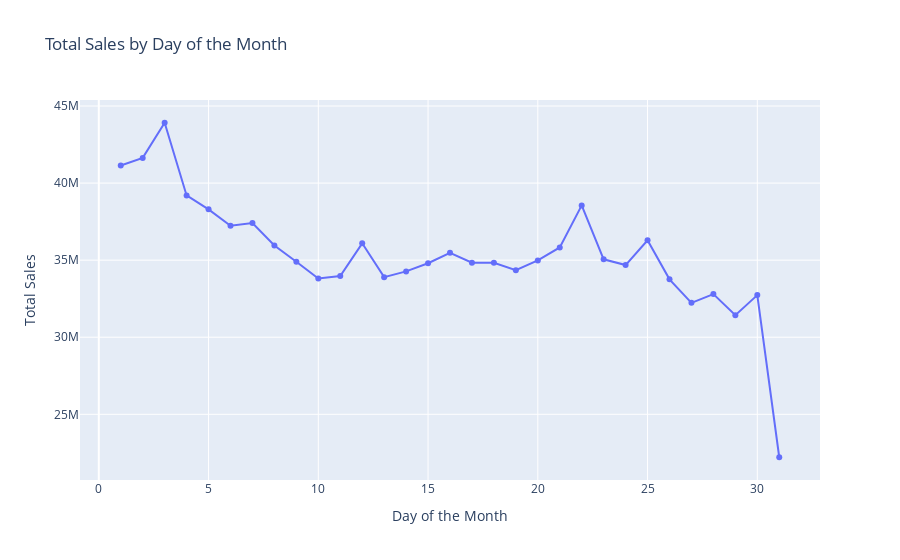

Here is the notebook cell this chart was saved with:
### Code cell
import plotly.express as px

# Ensure the 'date' column is in datetime format
train_data['date'] = pd.to_datetime(train_data['date'])

# Extract day from the date
train_data['day'] = train_data['date'].dt.day

# Group by day and calculate total sales
day_sales = train_data.groupby('day')['sales'].sum().reset_index()

# Create the line plot with Plotly
fig = px.line(day_sales, x='day', y='sales', markers=True, title='Total Sales by Day of the Month',
              labels={'day': 'Day of the Month', 'sales': 'Total Sales'})

# Customize tooltips
fig.update_traces(hovertemplate='Day: %{x}<br>Sales: %{y:,}')

# Show the plot
fig.show()

### Figure 1 — Plotly figure (JSON) as saved in the notebook; plotly's stock layout.template omitted (floating-point values rounded to 4 significant figures)
{"data": [{"hovertemplate": "Day: %{x}<br>Sales: %{y:,}", "legendgroup": "", "line": {"color": "#636efa", "dash": "solid"}, "marker": {"symbol": "circle"}, "mode": "lines+markers", "name": "", "orientation": "v", "showlegend": false, "type": "scatter", "x": [1, 2, 3, 4, 5, 6, 7, 8, 9, 10, 11, 12, 13, 14, 15, 16, 17, 18, 19, 20, 21, 22, 23, 24, 25, 26, 27, 28, 29, 30, 31], "xaxis": "x", "y": [41140000.0, 41630000.0, 43920000.0, 39200000.0, 38300000.0, 37230000.0, 37410000.0, 35960000.0, 34890000.0, 33810000.0, 33970000.0, 36090000.0, 33900000.0, 34270000.0, 34800000.0, 35480000.0, 34840000.0, 34830000.0, 34350000.0, 34980000.0, 35820000.0, 38550000.0, 35060000.0, 34680000.0, 36290000.0, 33750000.0, 32230000.0, 32800000.0, 31430000.0, 32730000.0, 22210000.0], "yaxis": "y"}], "layout": {"legend": {"tracegroupgap": 0}, "title": {"text": "Total Sales by Day of the Month"}, "xaxis": {"anchor": "y", "domain": [0, 1], "title": {"text": "Day of the Month"}}, "yaxis": {"anchor": "x", "domain": [0, 1], "title": {"text": "Total Sales"}}}}
